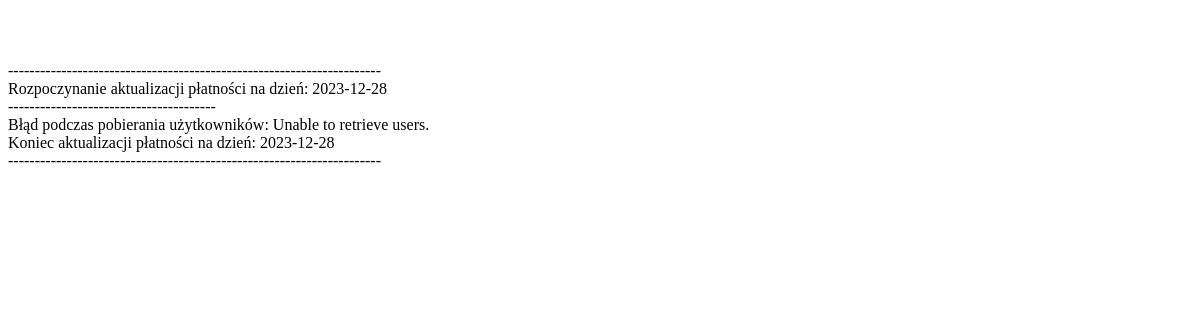
/php/crontab/paymentScript.php, run on an earlier commit of the app's database.
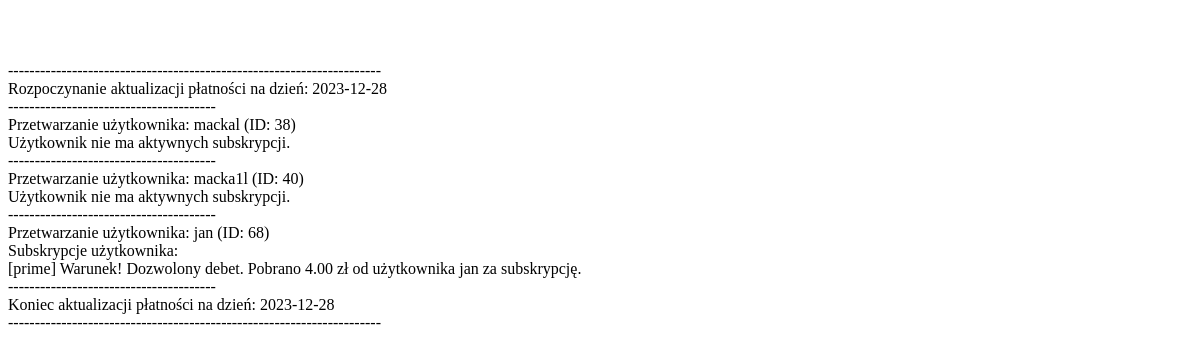
And on a later commit of the database.
### tables this page shows
CREATE TABLE `users` (
  `id` int(11) NOT NULL,
  `username` varchar(15) NOT NULL,
  `password` text NOT NULL,
  `userRole` enum('admin','user','','') NOT NULL
);

CREATE TABLE `subscriptions` (
  `id` int(11) NOT NULL,
  `idUser` int(11) NOT NULL,
  `vodType` varchar(15) NOT NULL,
  `subscribeDate` date NOT NULL,
  `lastCancelDate` date DEFAULT NULL,
  `status` enum('active','inactive','suspend','') NOT NULL,
  `price` decimal(10,2) NOT NULL
);

### php/utils.php (called while the page is built, shortened)
<?php
    include_once(__DIR__ . '/basic.php');
    function getAccountBalance($idUser) {
        $sqlArray = $GLOBALS['sqlArray'];
        $response = $GLOBALS['response'];
        $parameters = [':idUser' => $idUser];
        $sqlArray[0]['sql'] = 'SELECT * FROM balances WHERE idUser = :idUser';
        $sqlArray[0]['parameters'] = $parameters;
        $checkResult = query($sqlArray);
        if ($checkResult['success']) {
            $existingBalances = $checkResult['data'];
            if (count($existingBalances) == 0) {
                $sqlArray[1] = $sqlArray[0];
                $sqlArray[0]['sql'] = "INSERT INTO balances (idUser, balance) VALUES (:idUser, 0)";
                $sqlArray[1]['sql'] = 'SELECT * FROM balances WHERE idUser = :idUser';
                $queryResult = query($sqlArray);
                $createdBalances = $queryResult['data'][1];
                if ($queryResult['success']) {
                    $response['success'] = true;
                    $response['data'] = ['balance' => $createdBalances[0]['balance'], 'idBalance' => $createdBalances[0]['id'] ];
                    return $response;
                } else {
                    $response['error'] = "Error while adding a new balance entry.";
                    return $response;
                }
            } else{
                $response['success'] = true;
                $response['data'] = ['balance' => $existingBalances[0]['balance'], 'idBalance' => $existingBalances[0]['id'] ];
                return $response;
            }
        } else{
            $response['error'] = "Unable to retrieve account balance.";
            return $response;
        }
    }
    function getUsers($userRole) {
        $sqlArray = $GLOBALS['sqlArray'];
        $response = $GLOBALS['response'];
        $sql = "SELECT * FROM users";
        $parameters = [];
        $sqlArray[0]['sql'] = $sql;
        $sqlArray[0]['parameters'] = $parameters;
        $queryResult = query($sqlArray);
        if ($queryResult['success'] && count($queryResult['data']) > 0) {
            $response['success'] = true;
            $response['data'] = ['users' => $queryResult['data']];
        } else {
            $response['error'] = "Unable to retrieve users.";
        }
        return $response;
    }
    function getAllUserSubs($idUser, $status='active') {
        $sqlArray = $GLOBALS['sqlArray'];
        $response = $GLOBALS['response'];
        $sql = "SELECT s.*,
                        CASE
                            WHEN MAX(b.nextBillingDate) IS NOT NULL AND MAX(b.nextBillingDate) > s.subscribeDate THEN MAX(b.nextBillingDate)
                            ELSE s.subscribeDate
                        END AS nextBillingDate
                FROM subscriptions s
                LEFT JOIN bills b ON s.id = b.idSubscription
                WHERE idUser = :idUser AND s.status = :status
                GROUP BY s.vodType
        ";
        $sqlArray[0]['sql'] = $sql;
        $sqlArray[0]['parameters'] = [':idUser' => $idUser, ':status' => $status,];
        $queryResult = query($sqlArray);
        if ($queryResult['success']) {
            $response['success'] = true;
            $response['data'] = ['subscriptions' => $queryResult['data']];
        } else {
            $response['error'] = "Unable to retrieve user subscriptions.";
        }
        return $response;
    }
?>

### php/basic.php (called while the page is built, shortened)
<?php
    include_once(__DIR__ . '/../config/config.php');
    function connect() {
        global $dbHost, $dbUsername, $dbPassword, $dbName;
        try {
            $db = new PDO("mysql:host=$dbHost;dbname=$dbName", $dbUsername, $dbPassword);
            $db->setAttribute(PDO::ATTR_ERRMODE, PDO::ERRMODE_EXCEPTION);
            return $db;
        } catch (PDOException $e) {
            die("Error: Can't connect to the database: " . $e->getMessage());
        }
    }
    function query($queries, $useTransaction = false) {
        $db = connect();
        $response = $GLOBALS['response'];
        $transactionStarted = false;
        $allData = array();
        $queryResults = array();
        try {
            if ($useTransaction) {
                $db->beginTransaction();
                $transactionStarted = true;
            }
            foreach ($queries as $query) {
                $sql = $query['sql'];
                $parameters = $query['parameters'];
                $stmt = $db->prepare($sql);
                foreach ($parameters as $key => $value) {
                    $stmt->bindValue($key, $value);
                }
                if ($stmt->execute()) {
                    $result = $stmt->fetchAll(PDO::FETCH_ASSOC);
                    $allData[] = $result;
                    $queryResults[] = true;
                } else {
                    $queryResults[] = false;
                }
            }
            if ($useTransaction) {
                if ($transactionStarted) {
                    if (in_array(false, $queryResults)) {
                        $db->rollBack();
                    } else {
                        $db->commit();
                    }
                }
            }
            $response['success'] = !in_array(false, $queryResults);
            $response['data'] = (count($queries) === 1) ? $allData[0] : $allData;
        } catch (PDOException $e) {
            $response['error'][0] = "PDOException: " . $e->getMessage();
            $response['error'][1] = $e->getCode();
            if ($transactionStarted) {
                $db->rollBack();
            }
            $response['success'] = false;
            $response['data'] = null;
        }   catch (TypeError $e) {
            $response['error'][0] = "TypeError: " . $e->getMessage();
            $response['success'] = false;
            $response['data'] = null;
        }   catch (ValueError $e) {
            $response['error'][0] = "ValueError: " . $e->getMessage();
            $response['success'] = false;
            $response['data'] = null;
        }
        return $response;
    }
?>

### config/config.php (called while the page is built, shortened)
<?php
    $allowedDebt = -20;
?>

### php/crontab/paymentScript.php (the view, shortened to what this page needs)
<!DOCTYPE html>
<html lang="en">
<head>
</head>
<body>
    <?php
        include_once('../scripts/utils.php');
        $today = date("Y-m-d");
        echo "----------------------------------------------------------------------\n";
        echo 'Rozpoczynanie aktualizacji płatności na dzień: ' . $today . "\n";
        echo "---------------------------------------\n";
        $allUsers = getUsers('all');
        if ($allUsers['success']) {
            $users = $allUsers['data']['users'];
            foreach ($users as $user) {
                $idUser = $user['id'];
                $username = $user['username'];
                echo "Przetwarzanie użytkownika: $username (ID: $idUser)\n";
                $userSubs = getAllUserSubs($idUser);
                if ($userSubs['success']) {
                    $subscriptions = $userSubs['data']['subscriptions'];
                    if (count($subscriptions) > 0) {
                        echo "Subskrypcje użytkownika:\n";
                        foreach ($subscriptions as $subscription) {
                            $idSubscription = $subscription['id'];
                            $vodType = $subscription['vodType'];
                            $price = $subscription['price'];
                            $nextBillingDate = $subscription['nextBillingDate'];
                            if ($today >= $nextBillingDate) {
                                $userBalance = getAccountBalance($idUser);
                                if ($userBalance['success'] && $userBalance['data']['balance'] >= $price) {
                                    echo "[$vodType] Powodzenie. Pobrano $price zł od użytkownika $username za subskrypcję.\n";
                                    processBalanceUpdate($idUser, 'bill', [$idSubscription, $nextBillingDate]);
                                } else if($userBalance['success'] && $userBalance['data']['balance'] < $price){
                                    if ($userBalance['data']['balance'] - $price > $allowedDebt){
                                        echo "[$vodType] Warunek! Dozwolony debet. Pobrano $price zł od użytkownika $username za subskrypcję.\n";
                                    } else{
                                        deactivateUserSubs($idSubscription, 'suspend');
                                        echo "[$vodType] Niepowodzenie. Zawiesznie subskrypcji. Brak wystarczających środków na koncie użytkownika $username do opłacenia subskrypcji.\n";
                                    }
                                }
                            } else {
                                echo "[$vodType] Data następnej płatności dla subskrypcji jeszcze nie nadeszła.\n";
                            }
                        }
                    } else {
                        echo "Użytkownik nie ma aktywnych subskrypcji.\n";
                    }
                } else {
                    echo "Błąd podczas pobierania subskrypcji użytkownika: " . $userSubs['error'] . "\n";
                }
                echo "---------------------------------------\n";
            }
        } else {
            echo "Błąd podczas pobierania użytkowników: " . $allUsers['error'] . "\n";
        }
        echo "Koniec aktualizacji płatności na dzień:  " . $today . "\n";
        echo "----------------------------------------------------------------------\n";
    ?>
</body>
</html>

### php/crontab/paymentScript.php (style rules this page uses)
body { white-space: pre-line; }

What changed in the data, as far as the page shows it:
added users: username "mackal", id "38", shows "Użytkownik nie ma aktywnych subskrypcji."
added users: username "macka1l", id "40", shows "Użytkownik nie ma aktywnych subskrypcji."
added users: username "jan", id "68"
added subscriptions: vodType "prime", price "4.00", idUser.username "jan"
Also different on the page:
$allUsers['error']: "Unable to retrieve users." → (not shown)
text no longer shown: "Błąd podczas pobierania użytkowników:"
